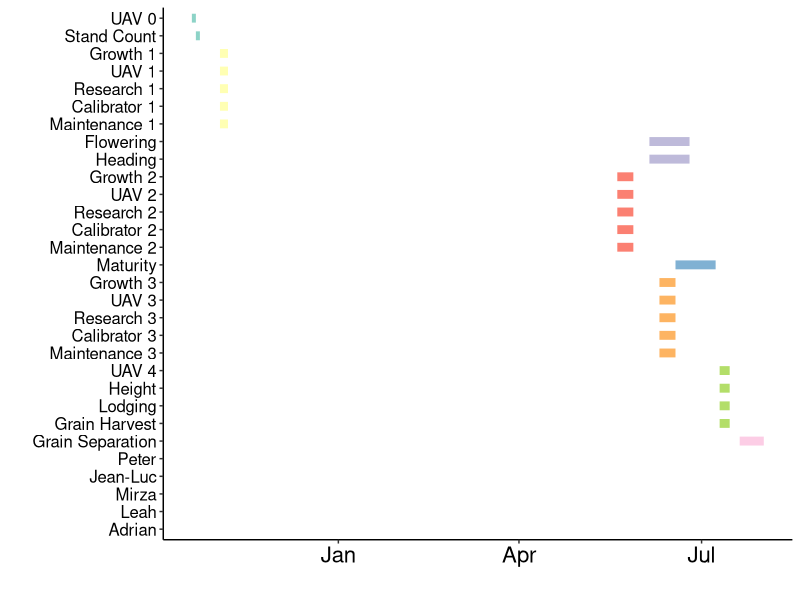

This figure's R source:

library(readxl)

library(tidyverse)
library(readxl)
library(kableExtra)
library(RColorBrewer)



WOP_2026_work_plan <- read_excel("data/WOP_2026_work_plan.xlsx")


plot<-WOP_2026_work_plan %>% 
  mutate(time_point = as.factor(as.character(time_point))) %>% 
  mutate(name = fct_reorder(name, -order)) %>%
  ggplot() +
  geom_segment( aes(x=name, xend=name, y=start, yend=end,color=time_point),size=3) +
  coord_flip()+
  theme_classic()+
  theme(
    legend.position = "none",) +
  xlab("") +
  ylab("")+
  theme(axis.text.x=element_text(angle = 0, hjust = .5))+
  theme(axis.text=element_text(size=16), axis.title=element_text(size=16))+
  theme(axis.text.x = element_text( color = "black", size = 16))+
  theme(axis.text.y = element_text( color = "black", size = 12))+
  scale_color_brewer(palette = "Set3") 
  
ggsave("output/WOP_2026_work_plan.png", plot = plot)
